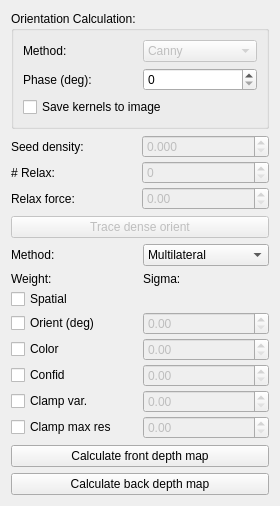
      <widget class="QWidget" name="pageOld">
       <property name="geometry">
        <rect>
         <x>0</x>
         <y>0</y>
         <width>280</width>
         <height>506</height>
        </rect>
       </property>
       <attribute name="label">
        <string>Out-of-date</string>
       </attribute>
       <layout class="QVBoxLayout" name="verticalLayout_19">
        <item>
         <widget class="QGroupBox" name="groupBox_15">
          <property name="title">
           <string>Orientation Calculation:</string>
          </property>
          <layout class="QVBoxLayout" name="verticalLayout_20">
           <item>
            <layout class="QHBoxLayout" name="horizontalLayout_5">
             <item>
              <widget class="QLabel" name="label_5">
               <property name="text">
                <string>Method:</string>
               </property>
              </widget>
             </item>
             <item>
              <widget class="QComboBox" name="comboOrientMethod">
               <property name="enabled">
                <bool>false</bool>
               </property>
               <item>
                <property name="text">
                 <string>Canny</string>
                </property>
               </item>
               <item>
                <property name="text">
                 <string>Gabor</string>
                </property>
               </item>
              </widget>
             </item>
            </layout>
           </item>
           <item>
            <layout class="QHBoxLayout" name="horizontalLayout_12">
             <item>
              <widget class="QLabel" name="label_20">
               <property name="text">
                <string>Phase (deg):</string>
               </property>
              </widget>
             </item>
             <item>
              <widget class="QSpinBox" name="spinBoxPhase">
               <property name="enabled">
                <bool>true</bool>
               </property>
               <property name="maximum">
                <number>360</number>
               </property>
               <property name="singleStep">
                <number>5</number>
               </property>
              </widget>
             </item>
            </layout>
           </item>
           <item>
            <widget class="QCheckBox" name="checkBoxSaveKernels">
             <property name="text">
              <string>Save kernels to image</string>
             </property>
            </widget>
           </item>
          </layout>
         </widget>
        </item>
        <item>
         <layout class="QGridLayout" name="gridLayout">
          <property name="spacing">
           <number>3</number>
          </property>
          <item row="0" column="0">
           <widget class="QLabel" name="label">
            <property name="text">
             <string>Seed density:</string>
            </property>
           </widget>
          </item>
          <item row="0" column="1">
           <widget class="QDoubleSpinBox" name="spinBoxDensity">
            <property name="enabled">
             <bool>false</bool>
            </property>
            <property name="decimals">
             <number>3</number>
            </property>
            <property name="maximum">
             <double>1.000000000000000</double>
            </property>
            <property name="singleStep">
             <double>0.005000000000000</double>
            </property>
           </widget>
          </item>
          <item row="1" column="0">
           <widget class="QLabel" name="label_12">
            <property name="text">
             <string># Relax:</string>
            </property>
           </widget>
          </item>
          <item row="1" column="1">
           <widget class="QSpinBox" name="spinBoxNumRelaxations">
            <property name="enabled">
             <bool>false</bool>
            </property>
           </widget>
          </item>
          <item row="2" column="0">
           <widget class="QLabel" name="label_15">
            <property name="text">
             <string>Relax force:</string>
            </property>
           </widget>
          </item>
          <item row="2" column="1">
           <widget class="QDoubleSpinBox" name="spinBoxRelaxForce">
            <property name="enabled">
             <bool>false</bool>
            </property>
            <property name="maximum">
             <double>1.000000000000000</double>
            </property>
            <property name="singleStep">
             <double>0.050000000000000</double>
            </property>
           </widget>
          </item>
         </layout>
        </item>
        <item>
         <widget class="QPushButton" name="buttonTraceStrands">
          <property name="enabled">
           <bool>false</bool>
          </property>
          <property name="text">
           <string>Trace dense orient</string>
          </property>
         </widget>
        </item>
        <item>
         <layout class="QHBoxLayout" name="horizontalLayout_32">
          <item>
           <widget class="QLabel" name="label_38">
            <property name="text">
             <string>Method:</string>
            </property>
           </widget>
          </item>
          <item>
           <widget class="QComboBox" name="comboSmoothMethod">
            <property name="currentIndex">
             <number>0</number>
            </property>
            <item>
             <property name="text">
              <string>Multilateral</string>
             </property>
            </item>
            <item>
             <property name="text">
              <string>ConfidDiffuse</string>
             </property>
            </item>
            <item>
             <property name="text">
              <string>Blur</string>
             </property>
            </item>
           </widget>
          </item>
         </layout>
        </item>
        <item>
         <layout class="QGridLayout" name="gridLayout_4">
          <property name="verticalSpacing">
           <number>3</number>
          </property>
          <item row="0" column="0">
           <widget class="QLabel" name="label_13">
            <property name="text">
             <string>Weight:</string>
            </property>
           </widget>
          </item>
          <item row="0" column="1">
           <widget class="QLabel" name="label_14">
            <property name="text">
             <string>Sigma:</string>
            </property>
           </widget>
          </item>
          <item row="1" column="0">
           <widget class="QCheckBox" name="checkBoxSmoothSpatial">
            <property name="text">
             <string>Spatial</string>
            </property>
           </widget>
          </item>
          <item row="2" column="0">
           <widget class="QCheckBox" name="checkBoxSmoothOrient">
            <property name="text">
             <string>Orient (deg)</string>
            </property>
           </widget>
          </item>
          <item row="2" column="1">
           <widget class="QDoubleSpinBox" name="spinBoxSigmaOrient">
            <property name="enabled">
             <bool>false</bool>
            </property>
            <property name="maximum">
             <double>90.000000000000000</double>
            </property>
            <property name="singleStep">
             <double>1.000000000000000</double>
            </property>
           </widget>
          </item>
          <item row="3" column="0">
           <widget class="QCheckBox" name="checkBoxSmoothColor">
            <property name="text">
             <string>Color</string>
            </property>
           </widget>
          </item>
          <item row="3" column="1">
           <widget class="QDoubleSpinBox" name="spinBoxSigmaColor">
            <property name="enabled">
             <bool>false</bool>
            </property>
            <property name="maximum">
             <double>128.000000000000000</double>
            </property>
            <property name="singleStep">
             <double>1.000000000000000</double>
            </property>
           </widget>
          </item>
          <item row="4" column="0">
           <widget class="QCheckBox" name="checkBoxSmoothConfidence">
            <property name="text">
             <string>Confid</string>
            </property>
           </widget>
          </item>
          <item row="4" column="1">
           <widget class="QDoubleSpinBox" name="spinBoxSigmaConfidence">
            <property name="enabled">
             <bool>false</bool>
            </property>
            <property name="maximum">
             <double>128.000000000000000</double>
            </property>
            <property name="singleStep">
             <double>0.500000000000000</double>
            </property>
           </widget>
          </item>
          <item row="5" column="0">
           <widget class="QCheckBox" name="checkBoxClampVar">
            <property name="text">
             <string>Clamp var.</string>
            </property>
           </widget>
          </item>
          <item row="5" column="1">
           <widget class="QDoubleSpinBox" name="spinBoxClampVar">
            <property name="enabled">
             <bool>false</bool>
            </property>
            <property name="maximum">
             <double>1.000000000000000</double>
            </property>
            <property name="singleStep">
             <double>0.050000000000000</double>
            </property>
           </widget>
          </item>
          <item row="6" column="0">
           <widget class="QCheckBox" name="checkBoxClampMaxResp">
            <property name="text">
             <string>Clamp max res</string>
            </property>
           </widget>
          </item>
          <item row="6" column="1">
           <widget class="QDoubleSpinBox" name="spinBoxClampMaxResp">
            <property name="enabled">
             <bool>false</bool>
            </property>
            <property name="maximum">
             <double>1.000000000000000</double>
            </property>
            <property name="singleStep">
             <double>0.050000000000000</double>
            </property>
           </widget>
          </item>
         </layout>
        </item>
        <item>
         <widget class="QPushButton" name="buttonCalcFrontDepth">
          <property name="text">
           <string>Calculate front depth map</string>
          </property>
         </widget>
        </item>
        <item>
         <widget class="QPushButton" name="buttonCalcBackDepth">
          <property name="text">
           <string>Calculate back depth map</string>
          </property>
         </widget>
        </item>
        <item>
         <spacer name="verticalSpacer_3">
          <property name="orientation">
           <enum>Qt::Vertical</enum>
          </property>
          <property name="sizeHint" stdset="0">
           <size>
            <width>20</width>
            <height>87</height>
           </size>
          </property>
         </spacer>
        </item>
       </layout>
      </widget>
